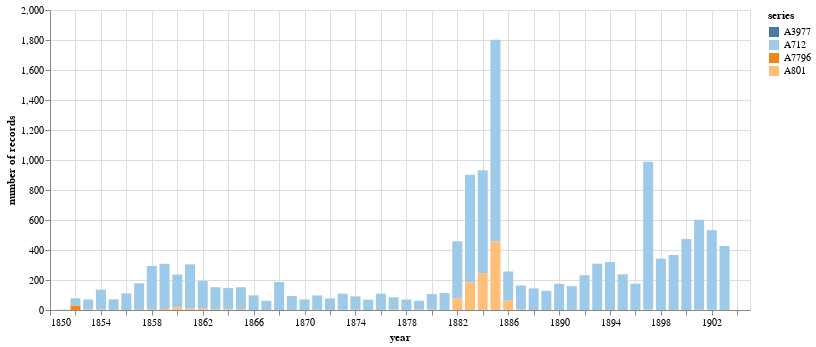

This figure's notebook cell:
### Markdown cell above
Chart the new dataset.

### Code cell
alt.Chart(series_year_counts).mark_bar(size=10).encode(
    x=alt.X('year:Q', axis=alt.Axis(format='c')),
    y=alt.Y('count:Q', title='number of records'),
    color=alt.Color('series:N', scale=alt.Scale(scheme='tableau20')),
    tooltip=['year', 'series', 'count']
).properties(width=700)

### Figure 1 — Vega-Lite specification as saved in the notebook (floating-point values rounded to 4 significant figures)
{"config": {"view": {"continuousWidth": 400, "continuousHeight": 300}}, "data": {"name": "data-87c7dbd3de683f3d85bad0b9b5c22277"}, "mark": {"type": "bar", "size": 10}, "encoding": {"color": {"type": "nominal", "field": "series", "scale": {"scheme": "tableau20"}}, "tooltip": [{"type": "nominal", "field": "year"}, {"type": "nominal", "field": "series"}, {"type": "quantitative", "field": "count"}], "x": {"type": "quantitative", "axis": {"format": "c"}, "field": "year"}, "y": {"type": "quantitative", "field": "count", "title": "number of records"}}, "width": 700, "$schema": "https://vega.github.io/schema/vega-lite/v4.8.1.json", "datasets": {"data-87c7dbd3de683f3d85bad0b9b5c22277": [{"series": "A712", "year": "1885", "count": 1345}, {"series": "A712", "year": "1897", "count": 988}, {"series": "A712", "year": "1883", "count": 717}, {"series": "A712", "year": "1884", "count": 685}, {"series": "A712", "year": "1901", "count": 600}, {"series": "A712", "year": "1902", "count": 531}, {"series": "A712", "year": "1900", "count": 473}, {"series": "A801", "year": "1885", "count": 457}, {"series": "A712", "year": "1903", "count": 427}, {"series": "A712", "year": "1882", "count": 381}, {"series": "A712", "year": "1899", "count": 367}, {"series": "A712", "year": "1898", "count": 342}, {"series": "A712", "year": "1894", "count": 320}, {"series": "A712", "year": "1893", "count": 309}, {"series": "A712", "year": "1859", "count": 301}, {"series": "A712", "year": "1861", "count": 292}, {"series": "A712", "year": "1858", "count": 288}, {"series": "A801", "year": "1884", "count": 246}, {"series": "A712", "year": "1895", "count": 238}, {"series": "A712", "year": "1892", "count": 232}, {"series": "A712", "year": "1860", "count": 218}, {"series": "A712", "year": "1886", "count": 195}, {"series": "A712", "year": "1868", "count": 187}, {"series": "A801", "year": "1883", "count": 185}, {"series": "A712", "year": "1862", "count": 184}, {"series": "A712", "year": "1857", "count": 177}, {"series": "A712", "year": "1896", "count": 175}, {"series": "A712", "year": "1890", "count": 174}, {"series": "A712", "year": "1887", "count": 162}, {"series": "A712", "year": "1891", "count": 159}, {"series": "A712", "year": "1865", "count": 146}, {"series": "A712", "year": "1863", "count": 146}, {"series": "A712", "year": "1888", "count": 144}, {"series": "A712", "year": "1864", "count": 142}, {"series": "A712", "year": "1854", "count": 134}, {"series": "A712", "year": "1889", "count": 128}, {"series": "A712", "year": "1881", "count": 113}, {"series": "A712", "year": "1856", "count": 111}, {"series": "A712", "year": "1876", "count": 109}, {"series": "A712", "year": "1873", "count": 108}, {"series": "A712", "year": "1880", "count": 104}, {"series": "A712", "year": "1866", "count": 98}, {"series": "A712", "year": "1871", "count": 96}, {"series": "A712", "year": "1869", "count": 93}, {"series": "A712", "year": "1874", "count": 90}, {"series": "A712", "year": "1877", "count": 83}, {"series": "A712", "year": "1872", "count": 77}, {"series": "A801", "year": "1882", "count": 77}, {"series": "A712", "year": "1855", "count": 71}, {"series": "A712", "year": "1870", "count": 70}, {"series": "A712", "year": "1878", "count": 70}, {"series": "A712", "year": "1875", "count": 69}, {"series": "A712", "year": "1853", "count": 68}, {"series": "A801", "year": "1886", "count": 62}, {"series": "A712", "year": "1867", "count": 62}, {"series": "A712", "year": "1879", "count": 60}, {"series": "A712", "year": "1852", "count": 49}, {"series": "A7796", "year": "1852", "count": 29}, {"series": "A801", "year": "1860", "count": 18}, {"series": "A801", "year": "1861", "count": 12}, {"series": "A801", "year": "1862", "count": 9}, {"series": "A801", "year": "1859", "count": 7}, {"series": "A801", "year": "1858", "count": 6}, {"series": "A801", "year": "1863", "count": 6}, {"series": "A801", "year": "1865", "count": 6}, {"series": "A801", "year": "1864", "count": 4}, {"series": "A801", "year": "1879", "count": 2}, {"series": "A801", "year": "1880", "count": 2}, {"series": "A801", "year": "1853", "count": 2}, {"series": "A801", "year": "1877", "count": 2}, {"series": "A801", "year": "1887", "count": 2}, {"series": "A801", "year": "1854", "count": 2}, {"series": "A801", "year": "1897", "count": 1}, {"series": "A801", "year": "1901", "count": 1}, {"series": "A3977", "year": "1851", "count": 1}, {"series": "A801", "year": "1874", "count": 1}, {"series": "A801", "year": "1873", "count": 1}, {"series": "A801", "year": "1871", "count": 1}, {"series": "A801", "year": "1857", "count": 1}, {"series": "A801", "year": "1902", "count": 1}]}}
